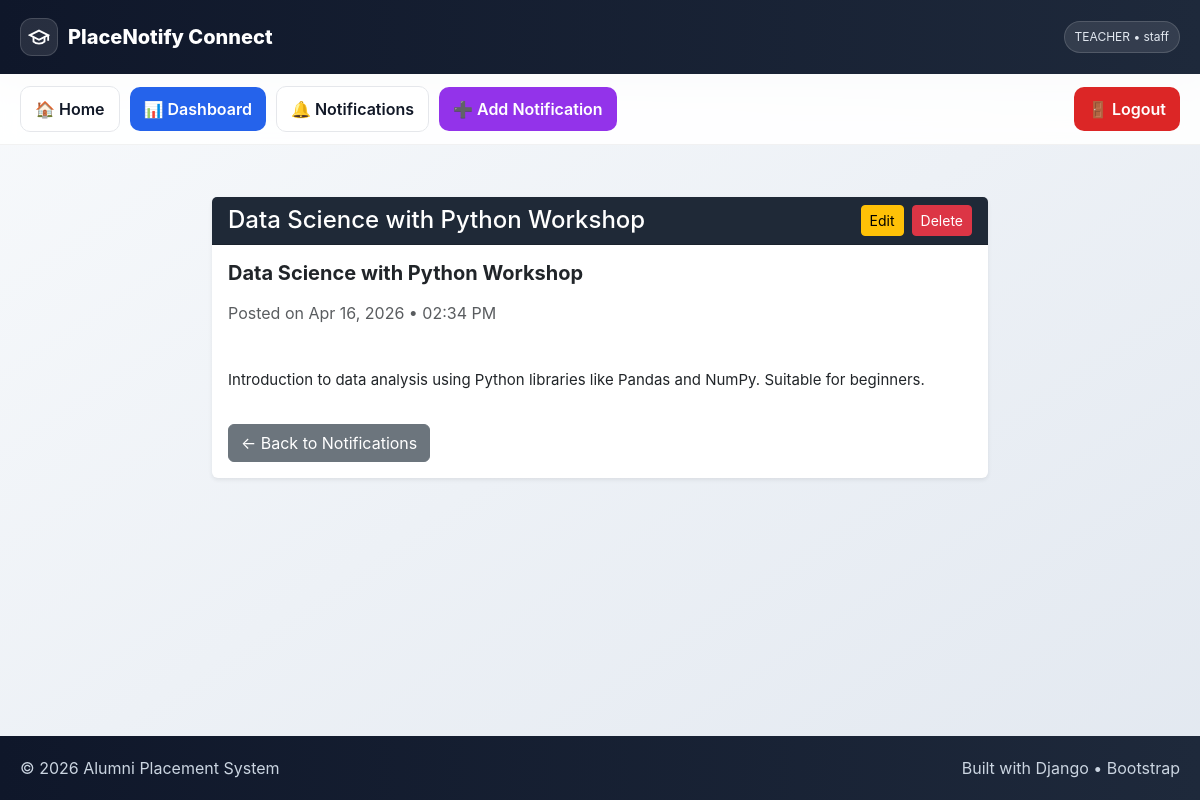
Screenshot of /notification/9/ (signed in) with the database file from the repository.
### mainapp/models.py (models this page shows, shortened)
class Teacher(models.Model):
    ROLE_CHOICES = (
        ('HOD', 'HOD'),
        ('TEACHER', 'Teacher'),
    )
    user = models.OneToOneField(User, on_delete=models.CASCADE)
    department = models.ForeignKey(Department, on_delete=models.CASCADE)
    role = models.CharField(max_length=10, choices=ROLE_CHOICES)

class Department(models.Model):
    name = models.CharField(max_length=100)

class Notification(models.Model):
    NOTIFICATION_TYPES = (
        ('career', 'Career Guidance'),
        ('exam', 'Exams'),
        ('job', 'Job Opportunity'),
        ('workshop', 'Workshops'),
    )
    title = models.CharField(max_length=200)
    message = models.TextField()
    notification_type = models.CharField(
        max_length=20,
        choices=NOTIFICATION_TYPES,
        default='career'
    )
    department = models.ForeignKey(Department, on_delete=models.CASCADE)
    created_by = models.ForeignKey(User, on_delete=models.CASCADE)
    created_at = models.DateTimeField(auto_now_add=True)

### mainapp/views.py (the view)
# urls.py: path('notification/<int:pk>/', views.notification_detail, name='notification_detail'),
def notification_detail(request, pk):
    notification = get_object_or_404(Notification, pk=pk)
    return render(request, 'notification_detail.html', {'notification': notification})

### mainapp/templates/notification_detail.html (shortened to what this page needs)
{% extends "base.html" %}
{% block content %}
<div class="container mt-4" style="max-width:800px">
  <div class="card shadow-sm border-0">
    <div class="card-header text-white d-flex justify-content-between align-items-center"
         style="background:#1f2937;">
      <h4 class="mb-0">{{ notification.title }}</h4>
      {% if user.is_authenticated and user.teacher and user.teacher.role == "TEACHER" %}
        <div class="d-flex gap-2">
          <a href="{% url 'edit_notification' notification.id %}"
             class="btn btn-sm btn-warning">
            Edit
          </a>
          <form method="POST"
                action="{% url 'delete_notification' notification.id %}"
                style="margin:0;">
            <button type="submit"
                    class="btn btn-sm btn-danger"
                    onclick="return confirm('Delete this notification?')">
              Delete
            </button>
          </form>
        </div>
      {% endif %}
    </div>
    <div class="card-body">
      <h5 class="fw-bold mb-3">{{ notification.title }}</h5>
      <p class="text-muted mb-3">
        Posted on {{ notification.created_at|date:"M d, Y • h:i A" }}
      </p>
      <p style="white-space:pre-line; font-size:15px; line-height:1.7;">
        {{ notification.message }}
      </p>
      <a href="{% url 'notifications' %}" class="btn btn-secondary mt-3">
        ← Back to Notifications
      </a>
    </div>
  </div>
</div>
{% endblock %}

### mainapp/templates/base.html (shortened to what this page needs)
<!DOCTYPE html>
<html lang="en">
<head>
  <link href="https://cdn.jsdelivr.net/npm/bootstrap@5.3.2/dist/css/bootstrap.min.css" rel="stylesheet">
</head>
<body>
<header class="top-header">
  <div class="wrap">
    <div class="brand">
      <div class="logo">
        <svg width="22" height="22" viewBox="0 0 24 24" fill="none" stroke="white" stroke-width="2">
          <path d="M22 10v6M2 10l10-5 10 5-10 5z"></path>
          <path d="M6 12v5c3 3 9 3 12 0v-5"></path>
        </svg>
      </div>
      <h1>PlaceNotify Connect</h1>
    </div>
    {% if user.is_authenticated and user.teacher %}
      <div class="role-pill">
        {{ user.teacher.role }} • {{ user.teacher.department.name }}
      </div>
    {% endif %}
  </div>
</header>
<div class="nav-shell">
  <div class="wrap">
    <div class="nav-left">
      <a href="/" class="nav-btn">🏠 Home</a>
      {% if user.is_authenticated and user.teacher %}
        {% if user.teacher.role == "HOD" %}
          <a href="{% url 'hod_dashboard' %}" class="nav-btn primary">📊 Dashboard</a>
        {% elif user.teacher.role == "TEACHER" %}
          <a href="{% url 'teacher_dashboard' %}" class="nav-btn primary">📊 Dashboard</a>
        {% endif %}
      {% endif %}
      <a href="{% url 'notifications' %}" class="nav-btn">🔔 Notifications</a>
      {% if user.is_authenticated and user.teacher %}
        {% if user.teacher.role == "TEACHER" %}
          <a href="{% url 'add_notification' %}" class="nav-btn purple">➕ Add Notification</a>
        {% endif %}
      {% endif %}
    </div>
    <div class="nav-right">
      {% if user.is_authenticated %}
        <form method="post" action="{% url 'logout' %}">
          <button type="submit" class="nav-btn danger">🚪 Logout</button>
        </form>
      {% else %}
        <a href="{% url 'login' %}" class="nav-btn dark">🔐 Login</a>
      {% endif %}
    </div>
  </div>
</div>
<main>
  {% block content %}{% endblock %}
</main>
<footer>
  <div class="wrap">
    <div>© 2026 Alumni Placement System</div>
    <div>Built with Django • Bootstrap</div>
  </div>
</footer>
</body>
</html>

### mainapp/templates/base.html (style rules this page uses)
:root { --dark-1:#0f172a; --dark-2:#1e293b; --slate:#334155; --bg1:#f8fafc; --bg2:#e2e8f0; --primary:#2563eb; --purple:#9333ea; --danger:#dc2626; --muted:#64748b; }
* { margin:0; padding:0; box-sizing:border-box; }
body { font-family: -apple-system, BlinkMacSystemFont, 'Segoe UI', sans-serif; background: linear-gradient(to bottom right, var(--bg1), var(--bg2)); min-height: 100vh; display:flex; flex-direction:column; }
.top-header { background: linear-gradient(to right, var(--dark-1), var(--dark-2)); color:#fff; padding:18px 0; box-shadow: 0 10px 25px rgba(0,0,0,0.15); }
.wrap { max-width:1200px; margin:0 auto; padding:0 20px; display:flex; align-items:center; justify-content:space-between; gap:16px; }
.brand { display:flex; align-items:center; gap:10px; }
.logo { width:38px; height:38px; display:grid; place-items:center; border-radius:12px; background: rgba(255,255,255,0.1); border: 1px solid rgba(255,255,255,0.15); }
.brand h1 { font-size:20px; font-weight:800; margin:0; }
.role-pill { font-size:12px; padding:6px 10px; border-radius:999px; background: rgba(255,255,255,0.10); border: 1px solid rgba(255,255,255,0.15); color:#e2e8f0; }
.nav-shell { position: sticky; top:0; z-index:100; background: rgba(255,255,255,0.9); backdrop-filter: blur(10px); border-bottom:1px solid rgba(0,0,0,0.05); }
.nav-shell .wrap { padding:12px 20px; flex-wrap:wrap; }
.nav-left, .nav-right { display:flex; gap:10px; flex-wrap:wrap; align-items:center; }
.nav-btn { padding:10px 14px; border-radius:10px; font-weight:600; text-decoration:none; border:1px solid #e5e7eb; background:#fff; color:#111827; transition:0.2s; }
.primary { background:var(--primary); color:#fff; border:none; }
.purple { background:var(--purple); color:#fff; border:none; }
.danger { background:var(--danger); color:#fff; border:none; }
main { flex:1; max-width:1200px; margin:28px auto; padding:0 20px; width:100%; }
footer { margin-top:auto; background: linear-gradient(to right, var(--dark-1), var(--dark-2)); color:#cbd5e1; padding:20px 0; }
footer .wrap { justify-content:space-between; }

### rows the page displays
Notification: title "Data Science with Python Workshop", created_at "Apr 16, 2026 • 02:34 PM", message "Introduction to data analysis using Python libraries like Pandas and NumPy. Suitable for beginners."

### other values shown
{{ user.teacher.role }} "TEACHER"
{{ user.teacher.department.name }} "staff"
